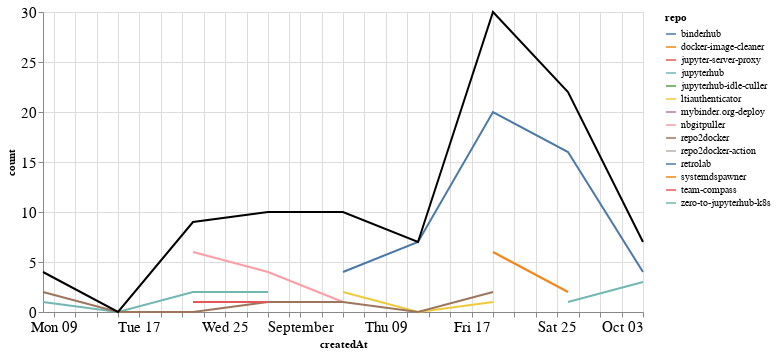

The code cell stored with this chart in its notebook:
### Markdown cell above
### Comments

### Code cell
comments_time = comments.groupby('repo').resample('W', on='createdAt').count()['author'].reset_index()
comments_time = comments_time.rename(columns={'author': 'count'})
comments_time_total = comments_time.groupby('createdAt').agg({"count": "sum"}).reset_index()
ch1 = alt.Chart(comments_time, width=600).mark_line().encode(
    x='createdAt',
    y='count',
    color='repo',
    tooltip="repo"
)

ch2 = alt.Chart(comments_time_total, width=600).mark_line(color="black").encode(
    x='createdAt',
    y='count',
)

ch1 + ch2

### Figure 1 — Vega-Lite specification as saved in the notebook (floating-point values rounded to 4 significant figures)
{"config": {"axisLeft": {"labelFontSize": 15}, "axisBottom": {"labelFontSize": 15}}, "layer": [{"data": {"name": "data-350cbd9ab580a353aceb33f1b10fe899"}, "mark": "line", "encoding": {"color": {"type": "nominal", "field": "repo"}, "tooltip": {"type": "nominal", "field": "repo"}, "x": {"type": "temporal", "field": "createdAt"}, "y": {"type": "quantitative", "field": "count"}}, "width": 600}, {"data": {"name": "data-85e0a5906914a70e46e5da4c651dfb15"}, "mark": {"type": "line", "color": "black"}, "encoding": {"x": {"type": "temporal", "field": "createdAt"}, "y": {"type": "quantitative", "field": "count"}}, "width": 600}], "$schema": "https://vega.github.io/schema/vega-lite/v4.8.1.json", "datasets": {"data-350cbd9ab580a353aceb33f1b10fe899": [{"repo": "binderhub", "createdAt": "2021-09-05T00:00:00", "count": 4}, {"repo": "binderhub", "createdAt": "2021-09-12T00:00:00", "count": 7}, {"repo": "binderhub", "createdAt": "2021-09-19T00:00:00", "count": 20}, {"repo": "binderhub", "createdAt": "2021-09-26T00:00:00", "count": 16}, {"repo": "binderhub", "createdAt": "2021-10-03T00:00:00", "count": 4}, {"repo": "docker-image-cleaner", "createdAt": "2021-09-19T00:00:00", "count": 6}, {"repo": "docker-image-cleaner", "createdAt": "2021-09-26T00:00:00", "count": 2}, {"repo": "jupyter-server-proxy", "createdAt": "2021-08-29T00:00:00", "count": 2}, {"repo": "jupyterhub", "createdAt": "2021-08-08T00:00:00", "count": 1}, {"repo": "jupyterhub", "createdAt": "2021-08-15T00:00:00", "count": 0}, {"repo": "jupyterhub", "createdAt": "2021-08-22T00:00:00", "count": 2}, {"repo": "jupyterhub", "createdAt": "2021-08-29T00:00:00", "count": 2}, {"repo": "jupyterhub-idle-culler", "createdAt": "2021-09-26T00:00:00", "count": 1}, {"repo": "ltiauthenticator", "createdAt": "2021-09-05T00:00:00", "count": 2}, {"repo": "ltiauthenticator", "createdAt": "2021-09-12T00:00:00", "count": 0}, {"repo": "ltiauthenticator", "createdAt": "2021-09-19T00:00:00", "count": 1}, {"repo": "mybinder.org-deploy", "createdAt": "2021-09-26T00:00:00", "count": 2}, {"repo": "nbgitpuller", "createdAt": "2021-08-22T00:00:00", "count": 6}, {"repo": "nbgitpuller", "createdAt": "2021-08-29T00:00:00", "count": 4}, {"repo": "nbgitpuller", "createdAt": "2021-09-05T00:00:00", "count": 1}, {"repo": "repo2docker", "createdAt": "2021-08-08T00:00:00", "count": 2}, {"repo": "repo2docker", "createdAt": "2021-08-15T00:00:00", "count": 0}, {"repo": "repo2docker", "createdAt": "2021-08-22T00:00:00", "count": 0}, {"repo": "repo2docker", "createdAt": "2021-08-29T00:00:00", "count": 1}, {"repo": "repo2docker", "createdAt": "2021-09-05T00:00:00", "count": 1}, {"repo": "repo2docker", "createdAt": "2021-09-12T00:00:00", "count": 0}, {"repo": "repo2docker", "createdAt": "2021-09-19T00:00:00", "count": 2}, {"repo": "repo2docker-action", "createdAt": "2021-09-19T00:00:00", "count": 1}, {"repo": "retrolab", "createdAt": "2021-09-05T00:00:00", "count": 2}, {"repo": "systemdspawner", "createdAt": "2021-08-08T00:00:00", "count": 1}, {"repo": "team-compass", "createdAt": "2021-08-22T00:00:00", "count": 1}, {"repo": "team-compass", "createdAt": "2021-08-29T00:00:00", "count": 1}, {"repo": "zero-to-jupyterhub-k8s", "createdAt": "2021-09-26T00:00:00", "count": 1}, {"repo": "zero-to-jupyterhub-k8s", "createdAt": "2021-10-03T00:00:00", "count": 3}], "data-85e0a5906914a70e46e5da4c651dfb15": [{"createdAt": "2021-08-08T00:00:00", "count": 4}, {"createdAt": "2021-08-15T00:00:00", "count": 0}, {"createdAt": "2021-08-22T00:00:00", "count": 9}, {"createdAt": "2021-08-29T00:00:00", "count": 10}, {"createdAt": "2021-09-05T00:00:00", "count": 10}, {"createdAt": "2021-09-12T00:00:00", "count": 7}, {"createdAt": "2021-09-19T00:00:00", "count": 30}, {"createdAt": "2021-09-26T00:00:00", "count": 22}, {"createdAt": "2021-10-03T00:00:00", "count": 7}]}}
